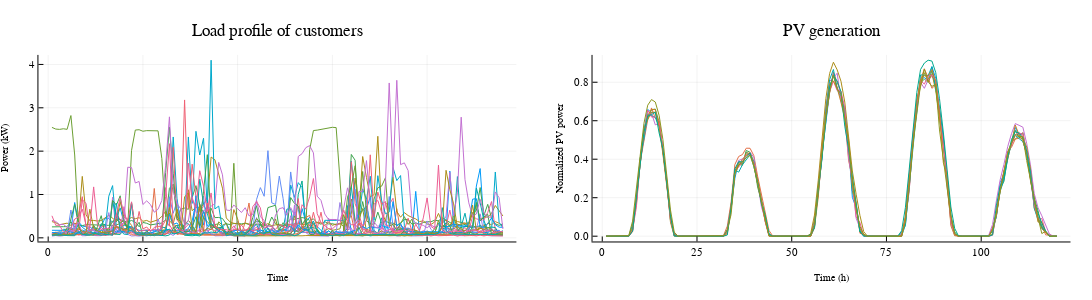

Source (notebook cell):
### Code cell
T, L = size(load_profiles) # T: number of time steps, N: number of load points
Ω = 1:size(pv_profile, 2)
S = T * length(Ω)
Δt = 24 / T * length(pn.rep_days)

# Predefine the layout
plt = plot(layout=(1, 2), size=(1200, 300), legend=false,
      titlefont="Times", margin=6 * Plots.mm,
      ylabelfontsize=7, xlabelfontsize=7, titlefontsize=12)

# Plot the first subplot using plot_load_profiles!
plot_load_profiles!(pn, subplot=1)

# Plot the second subplot
for s in Ω
      plot!(subplot=2, collect(pv_profile[:, s]),
            title="PV generation", xlabel="Time (h)", ylabel="Normalized PV power")
end

display(plt)
